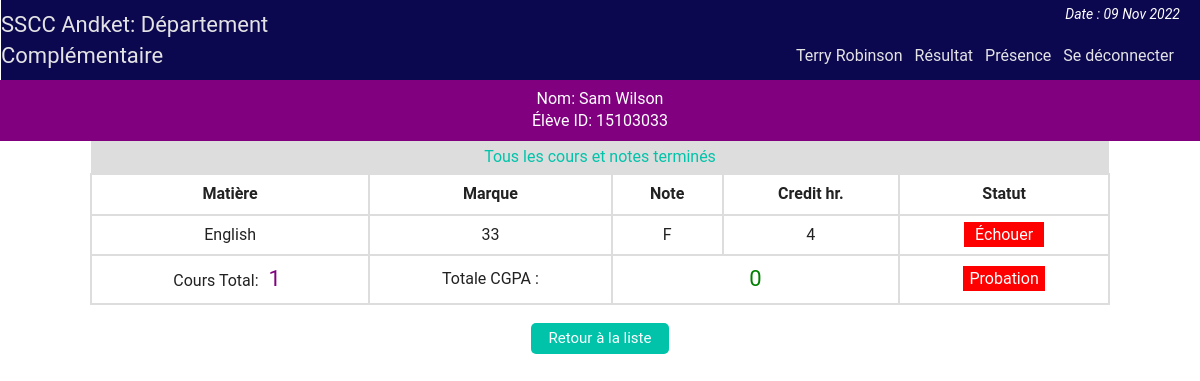
The app's page /complementaire/professeur/prof_st_result_view_cgpa.php?vr=15103033&vn=Sam Wilson (signed in) with its own data.
### tables this page shows
CREATE TABLE IF NOT EXISTS `result` (
  `id` int NOT NULL AUTO_INCREMENT,
  `st_id` int NOT NULL,
  `marks` int NOT NULL,
  `sub` varchar(50) NOT NULL,
  `semester` varchar(20) NOT NULL,
  PRIMARY KEY (`id`)
);

### complementaire/php/functions.php (called while the page is built, shortened)
<?php
	class login_registration_class{
		public function view_cgpa($stid){
			global $conn;
			$sql = "select * from result where st_id='$stid'";
			$result = $conn->query($sql);
			return $result;
		}
	};
?>

### complementaire/professeur/prof_st_result_view_cgpa.php (the view, shortened to what this page needs)
<?php
	require "../php/config.php";
	require_once "../php/functions.php";
	if(isset($_REQUEST['vr'])){
		$stid = $_REQUEST['vr'];
		$name = $_REQUEST['vn'];
	}
?>
<?php
include "../php/top_prof.php";
?>
<div class="all_student fix">
		<?php
		function credit_hour($x){
			if($x=="DBMS") return 3;
			elseif($x == "DBMS Lab") return 1;
			elseif($x == "Mathematics") return 4;
			elseif($x == "Programming") return 3;
			elseif($x == "Programming Lab") return 1;
			elseif($x == "English") return 4;
			elseif($x == "Physics") return 3;
			elseif($x == "Chemistry") return 3;
			elseif($x == "Psychology") return 3;
		}
		function grade_point($gd){
			if($gd<60) return 0;
			elseif($gd>=60 && $gd<70) return 1;
			elseif($gd>=70 && $gd<80) return 2;
			elseif($gd>=80 && $gd<90) return 3;
			elseif($gd>=90 && $gd<=100) return 4;
		}
		?>
		<div>
	<p style="text-align:center;color:#fff;background:purple;margin:0;padding:8px;"><?php echo "Nom: ".$name."<br>Élève ID: " . $stid; ?></p>
	</div>
	<p style='text-align:center;background:#ddd;color:#01C3AA;padding:5px;width:84%;margin:0 auto'>Tous les cours et notes terminés</p>
	<?php
			$i=0;
			$ch = 0;
			$gp = 0;
				$get_result = $user->view_cgpa($stid);
				if($get_result && ($get_result->num_rows)>0){
			?>
				<table class="tab_two" style="text-align:center;width:85%;margin:0 auto">
					<th>Matière</th>
					<th>Marque</th>
					<th>Note</th>
					<th>Credit hr.</th>
					<th>Statut</th>
		<?php
				while($rows = $get_result->fetch_assoc()){
				$i++;
				$ch = $ch + credit_hour($rows['sub']);
		?>
			<tr>
				<td><?php echo $rows['sub']; ?></td>
				<td><?php echo $rows['marks']; ?></td>
				<td>
				<?php
					$mark = $rows['marks'];
					if($mark<60){echo "F";}
					elseif($mark>=60 && $mark<70){echo "D";}
					elseif($mark>=70 && $mark<80){echo "C";}
					elseif($mark>=80 && $mark<90){echo "B";}
					elseif($mark>=90 && $mark<=100){echo "A";}
					$gp = $gp + (credit_hour($rows['sub']) * grade_point($rows['marks']));
				?>
				</td>
				<td><?php echo credit_hour($rows['sub']); ?></td>
				<td>
				<?php
					$stat = $rows['marks'];
					if($stat<60){
						echo "<span style='background:red;padding:3px 11px;color:#fff;'>Échouer</span>";
					}elseif($stat>=60 && $stat<70){
						echo "<span style='background:yellow'>Reprendre</span>";
					}else{
						echo "<span style='background:green;padding:3px 6px;color:#fff;'>Succès</span>";
					}
				?>
				</td>
			</tr>
			<?php } ?>
			<tr>
			<td><?php echo "Cours Total: <span style='color:#800080;padding:3px 6px;font-size:22px'>".$i."</span>"; ?></td>
				<td colspan="1">Totale CGPA : </td>
				<td colspan="2">
				<?php
				$sg = $gp/$ch;
				echo "<span style='color:green;padding:3px 6px;font-size:22px'>" . round($sg,2) . "</span>"; ?>
				</td>
				<td>
					<?php
						if($sg>=3.5){
							echo "<span style='background:purple;padding:3px 6px;color:#fff;'>Excellent";
						}elseif($sg>=3.0 && $sg<3.5){
							echo "<span style='background:green;padding:3px 6px;color:#fff;'>Bon";
						}elseif($sg>=2.5 && $sg<3.0){
							echo "<span style='background:gray;padding:3px 6px;color:#fff;'>Moyenne";
						}else{
							echo "<span style='background:red;padding:3px 6px;color:#fff;'>Probation";
						}
					?>
				</td>
			</tr>
		</table>
		<?php
			}
			else{
				echo  "<p style='color:red;text-align:center'>Rien n'a été trouvé</p>";
				}
		?>
		<div class="back fix">
			<p style="text-align:center"><a href="prof_st_result.php?vr=<?php echo $stid?>&vn=<?php echo $name?>"><button class="editbtn">Retour à la liste</button></a></p>
		</div>
</div>

### complementaire/css/main.css (style rules this page uses)
html { color: #222; font-size: 1em; line-height: 1.4; }
a { text-decoration:none; }
.fix { overflow:hidden; }
body { font-family:roboto !important; background:url(../img/ptrn.png) repeat fixed; }
.st_reg th, td { padding: 8px; }
.editbtn { background-color: #01C3AA; border: none; border-radius:5px; color: white; padding: 5px 18px; text-align: center; text-decoration: none; display: inline-block; font-size: 15px; margin: 2px 1px; cursor: pointer; }
.all_student { min-height:450px; }
table.att_tab tr,td,th { border:2px solid #ddd; border-collapse:collapse; padding:8px; }

### records on screen
result: sub "English", marks "33", shows "F", sub "4", shows "Échouer"

### other values on screen
$fname "Terry Robinson"
$name "Sam Wilson"
$stid "15103033"
$i "1"
$sg "0"
